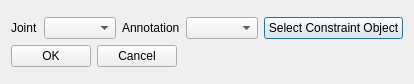
<?xml version="1.0" encoding="UTF-8"?>
<ui version="4.0">
 <class>Dialog</class>
 <widget class="QDialog" name="Dialog">
  <property name="geometry">
   <rect>
    <x>0</x>
    <y>0</y>
    <width>393</width>
    <height>84</height>
   </rect>
  </property>
  <property name="windowTitle">
   <string>Add Constraint</string>
  </property>
  <layout class="QGridLayout" name="gridLayout">
   <item row="0" column="0">
    <layout class="QVBoxLayout" name="verticalLayout_2">
     <item>
      <layout class="QVBoxLayout" name="verticalLayout">
       <item>
        <layout class="QHBoxLayout" name="horizontalLayout">
         <item>
          <widget class="QLabel" name="label">
           <property name="maximumSize">
            <size>
             <width>40</width>
             <height>16777215</height>
            </size>
           </property>
           <property name="text">
            <string>Joint</string>
           </property>
          </widget>
         </item>
         <item>
          <widget class="QComboBox" name="jointComboBox"/>
         </item>
         <item>
          <widget class="QLabel" name="label_2">
           <property name="text">
            <string>Annotation</string>
           </property>
          </widget>
         </item>
         <item>
          <widget class="QComboBox" name="annotationComboBox"/>
         </item>
         <item>
          <widget class="QPushButton" name="setConstraintButton">
           <property name="text">
            <string>Select Constraint Object</string>
           </property>
          </widget>
         </item>
        </layout>
       </item>
      </layout>
     </item>
     <item>
      <layout class="QHBoxLayout" name="horizontalLayout_2">
       <item>
        <widget class="QPushButton" name="acceptButton">
         <property name="text">
          <string>OK</string>
         </property>
        </widget>
       </item>
       <item>
        <widget class="QPushButton" name="rejectButton">
         <property name="text">
          <string>Cancel</string>
         </property>
        </widget>
       </item>
       <item>
        <spacer name="horizontalSpacer">
         <property name="orientation">
          <enum>Qt::Horizontal</enum>
         </property>
         <property name="sizeHint" stdset="0">
          <size>
           <width>40</width>
           <height>20</height>
          </size>
         </property>
        </spacer>
       </item>
      </layout>
     </item>
    </layout>
   </item>
  </layout>
 </widget>
 <resources/>
 <connections/>
</ui>
